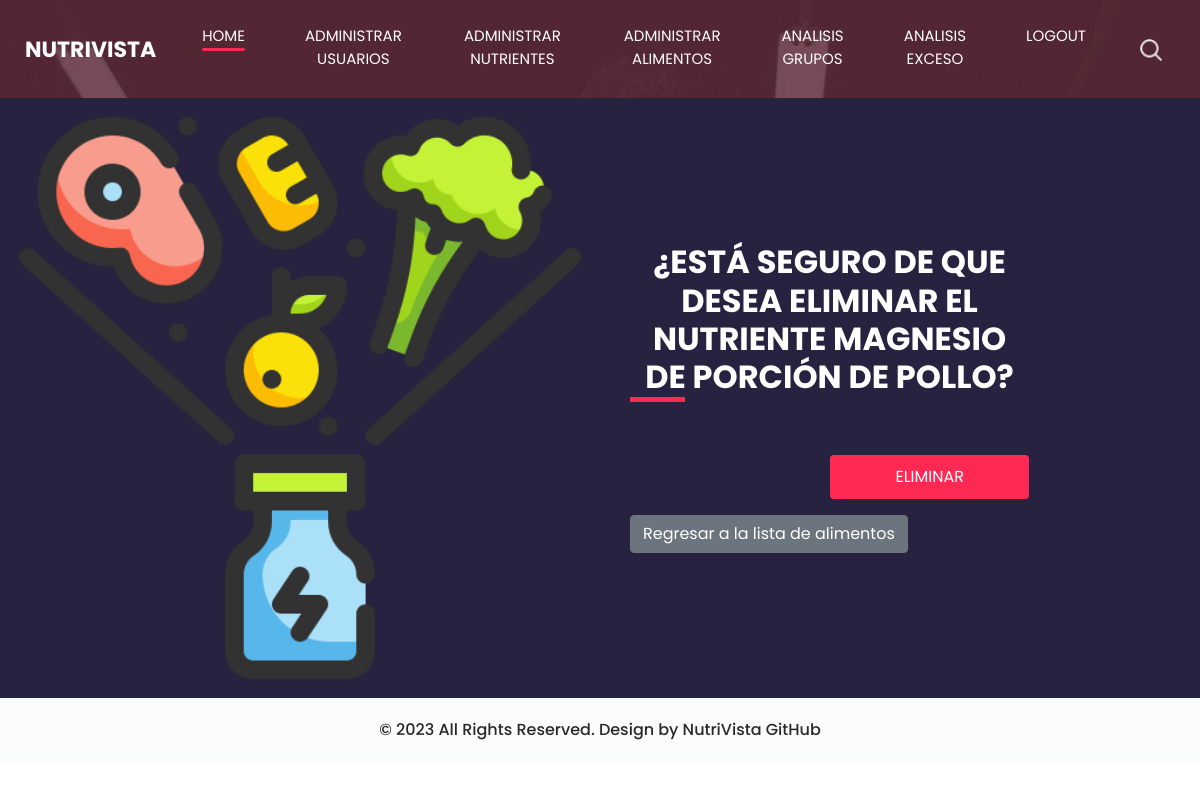
Screenshot of /super/eliminar_nutriente_de_alimento/29/29/ (signed in) with the database file from the repository.
### base/models.py (models this page shows, shortened)
class AlimentoNutriente(models.Model):
    alimento = models.ForeignKey(Alimento, on_delete=models.CASCADE)
    nutriente = models.ForeignKey(Nutriente, on_delete=models.CASCADE)
    cantidad = models.DecimalField(max_digits=6, decimal_places=2)
    unidad = models.CharField(max_length=20)

class Nutriente(models.Model):
    TIPO_CHOICES = [
        ('vitamina', 'Vitamina'),
        ('mineral', 'Mineral'),
    ]
    nombre = models.CharField(max_length=255)
    tipo = models.CharField(max_length=8, choices=TIPO_CHOICES)

class Alimento(models.Model):
    usuario = models.ForeignKey(User, on_delete=models.CASCADE)  # Added this line to associate each food item with a user.
    nombre = models.CharField(max_length=255)
    calorias = models.DecimalField(max_digits=6, decimal_places=2)
    proteinas = models.DecimalField(max_digits=6, decimal_places=2)
    carbohidratos = models.DecimalField(max_digits=6, decimal_places=2)
    grasas = models.DecimalField(max_digits=6, decimal_places=2)
    descripcion = models.TextField(null=True, blank=True)
    imagen = models.ImageField(upload_to='alimentos_imagenes/', null=True, blank=True)
    nutrientes = models.ManyToManyField(Nutriente, through='AlimentoNutriente')  # Relación ManyToMany agregada

### base/views.py (the view)
# urls.py: path('super/eliminar_nutriente_de_alimento/<int:alimento_id>/<int:relacion_id>/',
@login_required
@user_passes_test(lambda u: u.is_superuser)
def eliminar_nutriente_de_alimento(request, alimento_id, relacion_id):
    alimento = get_object_or_404(Alimento, id=alimento_id)
    relacion = get_object_or_404(AlimentoNutriente,
                                 id=relacion_id)
    if request.method == "POST":
        relacion.delete()
        return redirect('listar_todos_alimentos')
    return render(request, 'base/eliminar_nutriente_de_alimento.html', {'alimento': alimento, 'relacion': relacion})

### base/templates/base/eliminar_nutriente_de_alimento.html (shortened to what this page needs)
{% load static %}
<html>
<head>
    <link rel="stylesheet" type="text/css" href="https://cdnjs.cloudflare.com/ajax/libs/OwlCarousel2/2.3.4/assets/owl.carousel.min.css" />
    <link rel="stylesheet" type="text/css" href="{% static 'css/bootstrap.css' %}" />
    <link href="{% static 'css/style.css' %}" rel="stylesheet" />
    <link href="{% static 'css/responsive.css' %}" rel="stylesheet" />
</head>
<body class="sub_page">
    <div class="hero_area">
        <header class="header_section">
            <div class="container-fluid">
                <nav class="navbar navbar-expand-lg custom_nav-container ">
                    <a class="navbar-brand" href="{% url 'main_page' %}">
                        <span>
                            NutriVista
                        </span>
                    </a>
                    <div class="collapse navbar-collapse" id="navbarSupportedContent">
                        <div class="d-flex ml-auto flex-column flex-lg-row align-items-center">
                          <ul class="navbar-nav  ">
                            <li class="nav-item active">
                              <a class="nav-link" href="{% url 'main_page' %}">Home <span class="sr-only">(current)</span></a>
                            </li>
                            {% if user.is_superuser %}
                            <li class="nav-item ">
                              <a class="nav-link" href="{% url 'lista_usuarios_inactivos' %}"> Administrar Usuarios</a>
                            </li>
                            <li class="nav-item ">
                              <a class="nav-link" href="{% url 'listar_nutrientes' %}"> Administrar Nutrientes</a>
                            </li>
                            <li class="nav-item ">
                              <a class="nav-link" href="{% url 'listar_todos_alimentos' %}"> Administrar Alimentos</a>
                            </li>
                              <li class="nav-item ">
                                  <a class="nav-link" href="{% url 'analisis-consumo' %}"> Analisis Grupos</a>
                            </li>
                              <li class="nav-item ">
                                  <a class="nav-link" href="{% url 'reporte_excesos' %}"> Analisis Exceso</a>
                            </li>
                            {% endif %}
                            <li class="nav-item">
                              <a class="nav-link" href="{% url 'logout' %}"> Logout</a>
                            </li>
                          </ul>
                            <div class="user_option">
                                <form class="form-inline my-2 my-lg-0 ml-0 ml-lg-4 mb-3 mb-lg-0">
                                    <button class="btn  my-2 my-sm-0 nav_search-btn" type="submit"></button>
                                </form>
                            </div>
                        </div>
                    </div>
                </nav>
            </div>
        </header>
    </div>
    <section class="contact_section ">
        <div class="container-fluid">
            <div class="row">
                <div class="col-md-6 px-0">
                    <div class="img-box">
                        <img src="{% static 'images/2317045.png' %}" alt="">
                    </div>
                </div>
                <div class="col-lg-5 col-md-6">
                    <div class="form_container pr-0 pr-lg-5 mr-0 mr-lg-2">
                        <div class="heading_container">
                            <h2>
                                ¿Está seguro de que desea eliminar el nutriente {{ relacion.nutriente.nombre }} de {{ alimento.nombre }}?
                            </h2>
                        </div>
                        <form method="post">
                            <div class="d-flex justify-content-between mb-3">
                                <button type="submit" class="btn btn-danger">Eliminar</button>
                            </div>
                        </form>
                        <a href="{% url 'listar_todos_alimentos' %}" class="btn btn-secondary">Regresar a la lista de alimentos</a>
                    </div>
                </div>
            </div>
        </div>
    </section>
    <footer class="container-fluid footer_section">
        <p>
            &copy; 2023 All Rights Reserved. Design by NutriVista
            <a href="https://github.com/davidguillen2002/proyectoweb.git">GitHub</a>
        </p>
    </footer>
</body>
</html>

### base/static/css/style.css (style rules this page uses)
body { font-family: 'Poppins', sans-serif; color: #000000; background-color: #ffffff; }
.heading_container { display: -webkit-box; display: -ms-flexbox; display: flex; -webkit-box-pack: center; -ms-flex-pack: center; justify-content: center; text-align: center; }
.heading_container h2 { font-weight: bold; position: relative; padding-bottom: 5px; text-transform: uppercase; }
.heading_container h2::before { content: ""; position: absolute; bottom: 0; left: 50%; width: 55px; height: 5px; background-color: #ff2953; -webkit-transform: translateX(-50%); transform: translateX(-50%); }
.hero_area { height: 100vh; display: -webkit-box; display: -ms-flexbox; display: flex; -webkit-box-orient: vertical; -webkit-box-direction: normal; -ms-flex-direction: column; flex-direction: column; background-image: url(../images/hero-bg.jpg); background-size: cover; background-attachment: fixed; }
.sub_page .hero_area { height: auto; }
.header_section .container-fluid { padding-right: 25px; padding-left: 25px; }
.custom_nav-container.navbar-expand-lg .navbar-nav .nav-item .nav-link { margin: 10px 30px; padding: 0; padding-bottom: 3px; color: #ffffff; text-align: center; position: relative; text-transform: uppercase; font-size: 15px; }
.custom_nav-container.navbar-expand-lg .navbar-nav .nav-item .nav-link::after { display: none; content: ""; position: absolute; left: 0; bottom: 0; width: 100%; height: 3px; border-radius: 5px; background-color: #ffffff; }
.custom_nav-container.navbar-expand-lg .navbar-nav .nav-item.active a::after, .custom_nav-container.navbar-expand-lg .navbar-nav .nav-item:hover a::after { display: block; background-color: #ff2953; }
a, a:hover, a:focus { text-decoration: none; }
.btn, .btn:focus { outline: none !important; -webkit-box-shadow: none; box-shadow: none; }
.user_option { display: -webkit-box; display: -ms-flexbox; display: flex; -webkit-box-align: center; -ms-flex-align: center; align-items: center; }
.custom_nav-container .nav_search-btn { background-image: url(../images/search-icon.png); background-size: 22px; background-repeat: no-repeat; background-position-y: 7px; width: 35px; height: 35px; padding: 0; border: none; }
.navbar-brand { display: -webkit-box; display: -ms-flexbox; display: flex; -webkit-box-align: center; -ms-flex-align: center; align-items: center; position: relative; }
.navbar-brand span { font-size: 22px; text-transform: uppercase; font-weight: bold; color: #ffffff; position: relative; z-index: 3; }
.custom_nav-container { z-index: 99999; padding: 15px 0; }
.contact_section { position: relative; background-color: #27223f; color: #ffffff; }
.contact_section .heading_container { -webkit-box-pack: start; -ms-flex-pack: start; justify-content: start; }
.contact_section .heading_container h2::before { text-align: left; left: 0; -webkit-transform: none; transform: none; }
.contact_section .row { -webkit-box-align: center; -ms-flex-align: center; align-items: center; }
.contact_section .img-box img { width: 100%; }
.contact_section .form_container { padding: 45px 0 45px 15px; }
.contact_section button { padding: 10px 65px; outline: none; border: none; color: #ffffff; background: #ff2953; margin: 45px 0 0 auto; text-transform: uppercase; }
.footer_section { background-color: #fbfdfd; padding: 20px; font-weight: 500; }
.footer_section p { color: #292929; margin: 0; text-align: center; }
.footer_section a { color: #292929; }

### rows the page displays
AlimentoNutriente: nutriente.nombre "MAGNESIO"
Alimento: nombre "PORCIÓN DE POLLO"
